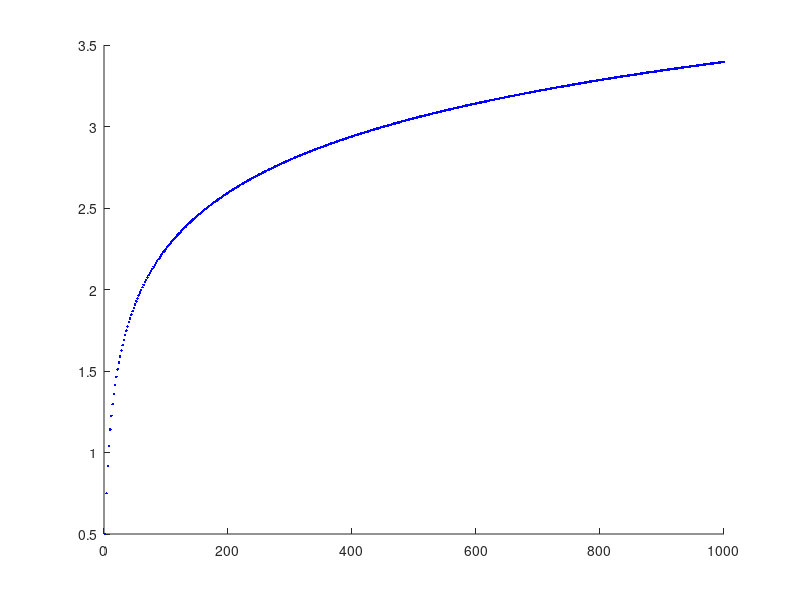

This chart was generated by the following MATLAB code:
% A paros szamok reciprok sora %% DIVERGENS!!!

clc, clear                  % Kepernyo torles, memoria urites

an=0                        % Szamlalo valtozo nullazasa
n=0                         % For index valtozo nullazasa
i=0                         % Tomb index valtozo nullazasa

hold on                     % Az osszes figuraelem megtartasa

for n = 1:1000              % Meddig menjunk
    if mod(n,2) == 0        % Parosszam vizsgalata maradekos osztassal
        i=i+1               % Tomb indexenek novelese
        an=an+(1/n)         % Reciprok sor osszegenek szamolasa
        oszto(i)=n          % A feltel eredmenye
        szamitas(i)=an      % Amit szamol a fuggveny
        plot(n,an,'b.')     % Rajzolas
        %drawnow            % Valos idoben torteno rajzolas
    end                     % IF vege  
end                         % FOR ciklus vege
